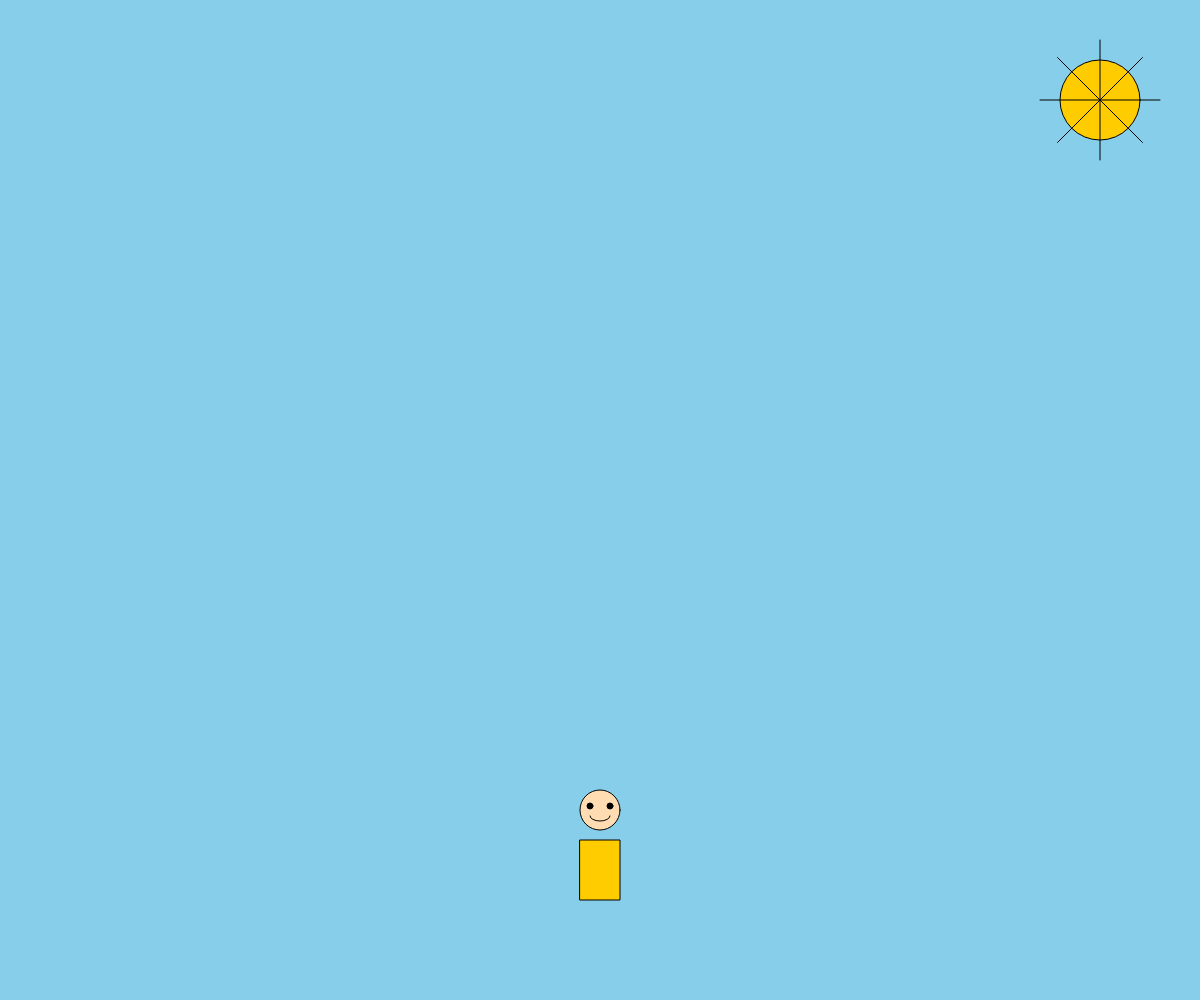
Frame 1 (no input)
Frame 60 (no input): identical to frame 1, image omitted
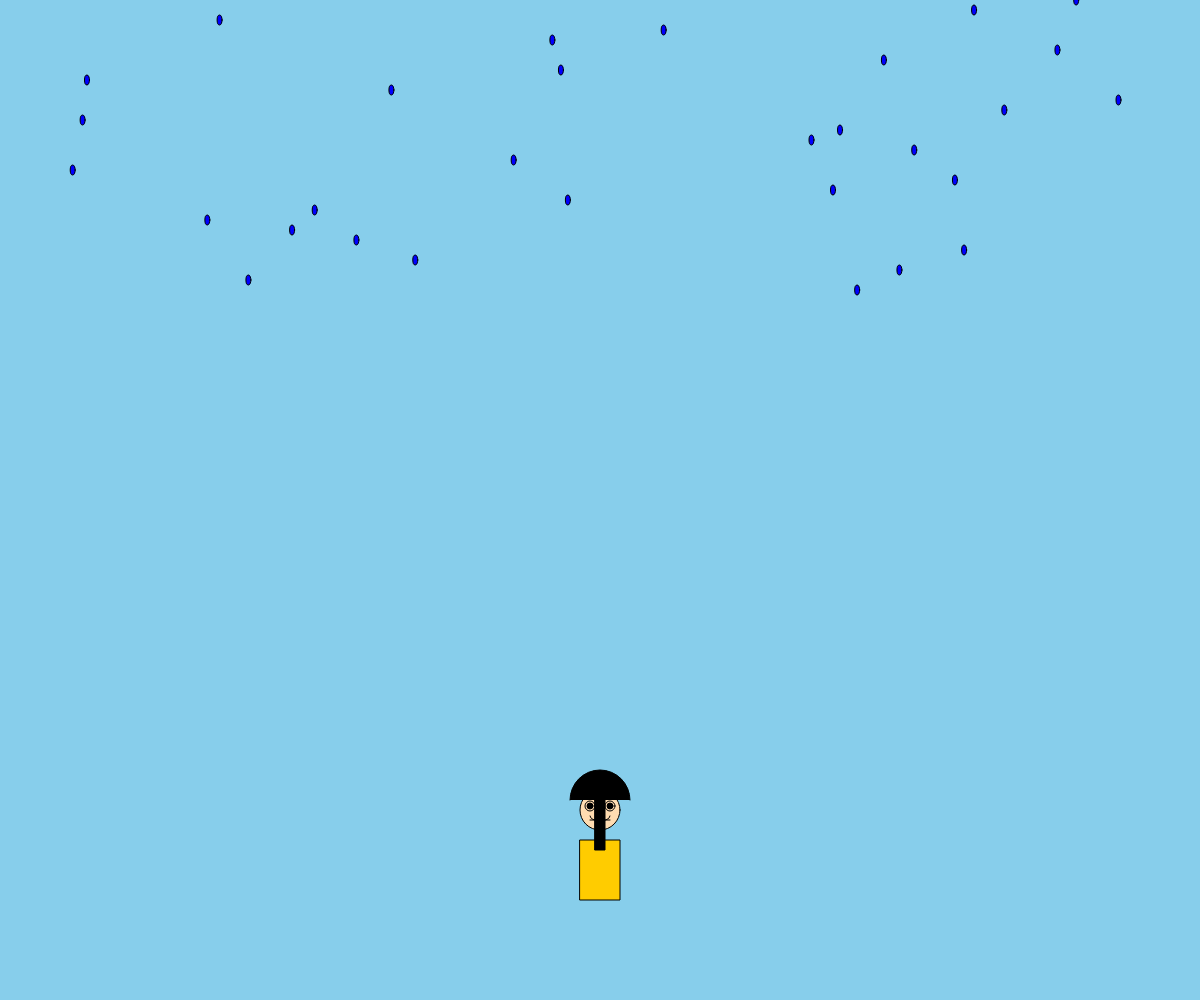
Frame 120 (the mouse pressed at the canvas centre since frame 60)

The p5.js sketch that drew these frames (run headless with seeded random() and noise() and a simulated clock; from frame 60 on, the mouse is pressed at the canvas centre):

// p5.js sketch
// ── sketch.js
 let season = 0; // 0: Sommer, 1: Herbst, 2: Winter, 3: Frühling
        let particles = [];
        let personX, personY;
        let snowParticles = [];
        let snowThrowing = false;

        function setup() {
            createCanvas(windowWidth, windowHeight);
            background(135, 206, 235); // Himmelblau
            personX = width / 2;
            personY = height - 100;
        }

        function draw() {
            background(135, 206, 235);
            drawWeather();
            drawPerson();
            updateWeather();
            drawSnow();
        }

        function drawPerson() {
            let x = personX;
            let y = personY;

            // Körper
            fill(255, 204, 0);
            rect(x - 20, y - 60, 40, 60);

            // Kopf
            fill(255, 220, 177);
            ellipse(x, y - 90, 40, 40);

            // Augen (normal)
            fill(0);
            ellipse(x - 10, y - 94, 6, 6);
            ellipse(x + 10, y - 94, 6, 6);

            // Mund (normal)
            noFill();
            stroke(0);
            arc(x, y - 84, 20, 10, 0, PI);

            if (season == 1 || season == 2 || season == 3) {
                // Augen (doof gucken)
                ellipse(x - 10, y - 94, 10, 10);
                ellipse(x + 10, y - 94, 10, 10);

                // Mund (doof gucken)
                line(x - 10, y - 80, x + 10, y - 80);
            }

            if (season == 1) {
                // Herbst - Regenschirm
                fill(0);
                rect(x - 5, y - 100, 10, 50); // Griff
                fill(0, 0, 0);
                arc(x, y - 100, 60, 60, PI, 0); // Schirm
            }
        }

        function drawWeather() {
            if (season == 0) {
                // Sommer - Sonne
                fill(255, 204, 0);
                ellipse(width - 100, 100, 80, 80); // Sonne

                for (let i = 0; i < 8; i++) {
                    let angle = PI / 4 * i;
                    let x = (width - 100) + cos(angle) * 60;
                    let y = 100 + sin(angle) * 60;
                    line(width - 100, 100, x, y);
                }
            }
        }

        function updateWeather() {
            if (season == 1) {
                // Herbst - Regen
                fill(0, 0, 255);
                if (frameCount % 2 == 0) {
                    let rain = { x: random(width), y: 0 };
                    particles.push(rain);
                }
                for (let i = particles.length - 1; i >= 0; i--) {
                    ellipse(particles[i].x, particles[i].y, 5, 10);
                    particles[i].y += 5;
                    if (particles[i].y > height) {
                        particles.splice(i, 1);
                    }
                }
            } else if (season == 2) {
                // Winter - Schnee
                fill(255);
                if (frameCount % 5 == 0) {
                    let snow = { x: random(width), y: 0 };
                    snowParticles.push(snow);
                }
                for (let i = snowParticles.length - 1; i >= 0; i--) {
                    ellipse(snowParticles[i].x, snowParticles[i].y, 5, 5);
                    snowParticles[i].y += 2;
                    if (snowParticles[i].y > height - 5 || isSnowOnSnow(snowParticles[i])) {
                        snowParticles[i].y -= 2;
                    }
                }
                if (snowParticles.length > 50 && !snowThrowing) {
                    snowThrowing = true;
                    throwSnow();
                }
            } else if (season == 3) {
                // Frühling - Wind
                fill(255);
                if (frameCount % 10 == 0) {
                    let leaf = { x: 0, y: random(height - 50) };
                    particles.push(leaf);
                }
                for (let i = particles.length - 1; i >= 0; i--) {
                    ellipse(particles[i].x, particles[i].y, 10, 5);
                    particles[i].x += 3;
                    if (particles[i].x > width) {
                        particles.splice(i, 1);
                    }
                }
                // Bewege das Männchen nach links
                personX += 1;
            } else {
                // Sommer - klares Wetter
                particles = [];
            }
        }

        function isSnowOnSnow(snow) {
            for (let i = 0; i < snowParticles.length; i++) {
                if (snowParticles[i] !== snow && dist(snow.x, snow.y, snowParticles[i].x, snowParticles[i].y) < 5) {
                    return true;
                }
            }
            return false;
        }

        function throwSnow() {
            for (let i = 0; i < 100; i++) {
                let snow = {
                    x: personX,
                    y: personY - 90,
                    vx: random(-5, 5),
                    vy: random(-5, 5)
                };
                particles.push(snow);
            }
        }

        function drawSnow() {
            fill(255);
            for (let i = 0; i < snowParticles.length; i++) {
                ellipse(snowParticles[i].x, snowParticles[i].y, 5, 5);
            }
        }

        function mousePressed() {
            season = (season + 1) % 4;
            if (season != 2) {
                snowParticles = [];
                snowThrowing = false;
            }
        }
